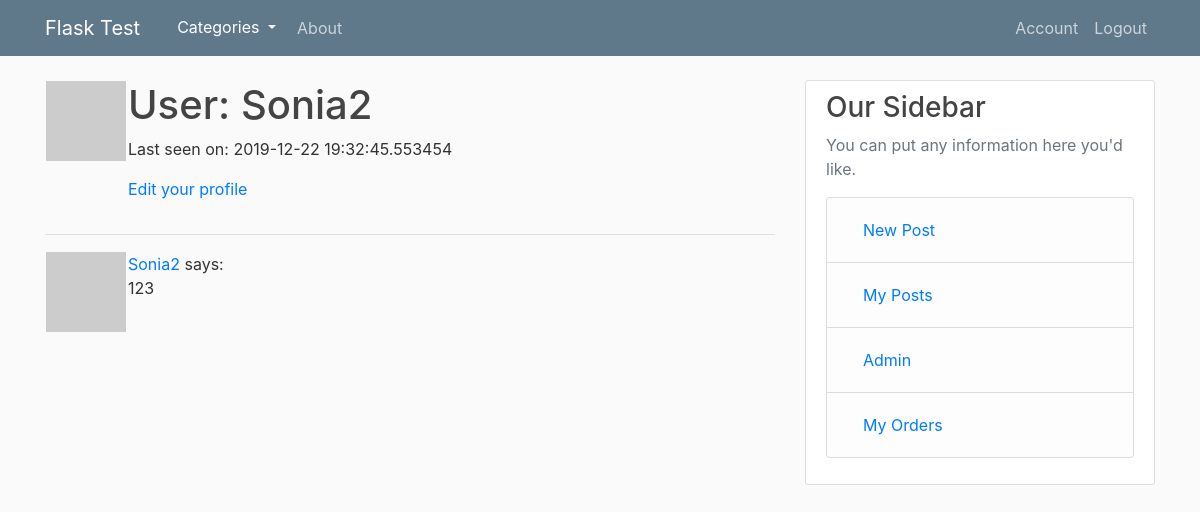
/user/Sonia2 (signed in), run on the app's committed database.
### flaskblog/models.py (models this page shows, shortened)
class User(db.Model, UserMixin):
	id = db.Column(db. Integer, primary_key=True)
	username = db.Column(db.String(20), unique=True, nullable=False)
	email = db.Column(db.String(120), unique=True, nullable=False)
	image_file = db.Column(db.String(20), nullable=False, default='default.jpg')
	password = db.Column(db.String(60), nullable=False)
	posts = db.relationship( 'Post', backref='author', lazy=True)
	orders = db.relationship('Order', lazy=True)
	about_me = db.Column(db.String(140))
	last_seen = db.Column(db.DateTime, default=datetime.utcnow)
	admin = db.Column(db.Boolean())
	notes = db.Column(db.UnicodeText)
	def avatar(self, size):
		digest = md5(self.email.lower().encode('utf-8')).hexdigest()
		return 'https://www.gravatar.com/avatar/{}?d=identicon&s={}'.format(digest, size)

class Post(db.Model):
	id = db.Column(db.Integer, primary_key=True)
	title = db.Column(db.String(100), nullable=False)
	date_posted = db.Column(db.DateTime, nullable=False, default=datetime.utcnow)
	content = db.Column(db.Text, nullable=False)
	user_id = db.Column(db.Integer, db.ForeignKey('user.id'), nullable=False)
	category_id = db.Column(db.Integer, db.ForeignKey('category.id'), nullable=False)

### flaskblog/routes.py (the view)
@app.route('/user/<username>')
@login_required
def user(username):
    user = User.query.filter_by(username=username).first_or_404()
    page = request.args.get('page', 1, type=int)
    posts = Post.query.filter_by(user_id=user.id).paginate(page, 20, False)
    return render_template('user.html', user=user, posts=posts.items)

### flaskblog/models.py (called while the page is built)
@login_manager.user_loader
def load_user(user_id):
	return User.query.get(int(user_id))

### flaskblog/routes.py (called while the page is built)
@app.before_request
def before_request():
    if current_user.is_authenticated:
        current_user.last_seen = datetime.utcnow()
        db.session.commit()

### flaskblog/templates/user.html (shortened to what this page needs)
{% extends "layout.html" %}
{% block content %}
    <table>
        <tr valign="top">
            <td><img src="{{ user.avatar(128) }}"></td>
            <td>
                <h1>User: {{ user.username }}</h1>
                {% if user.last_seen %}<p>Last seen on: {{ user.last_seen }}</p>{% endif %}
                {% if user == current_user %}
                <p><a href="{{ url_for('edit_profile') }}">Edit your profile</a></p>
                {% elif not current_user.is_following(user) %}
                <p><a href="{{ url_for('follow', username=user.username) }}">Follow</a></p>
                {% else %}
                <p><a href="{{ url_for('unfollow', username=user.username) }}">Unfollow</a></p>
                {% endif %}
            </td>
        </tr>
    </table>
    <hr>
    {% for post in posts %}
        {% include '_post.html' %}
    {% endfor %}
{% endblock %}

### flaskblog/templates/_post.html
<table>
    <tr valign="top">
        <td><img src="{{ post.author.avatar(36) }}"></td>
        <td><a href="{{ url_for('user', username=post.author.username) }}">{{ post.author.username }}</a> says:<br>{{ post.content }}</td>
    </tr>
</table>

### flaskblog/static/main.css (style rules this page uses)
body { background: #fafafa; color: #333333; margin-top: 5rem; }
h1, h2, h3, h4, h5, h6 { color: #444444; }

### data on the page
User: username "Sonia2", last_seen "2019-12-22 19:32:45.553454"
Post: author.username "Sonia2", content "123"
